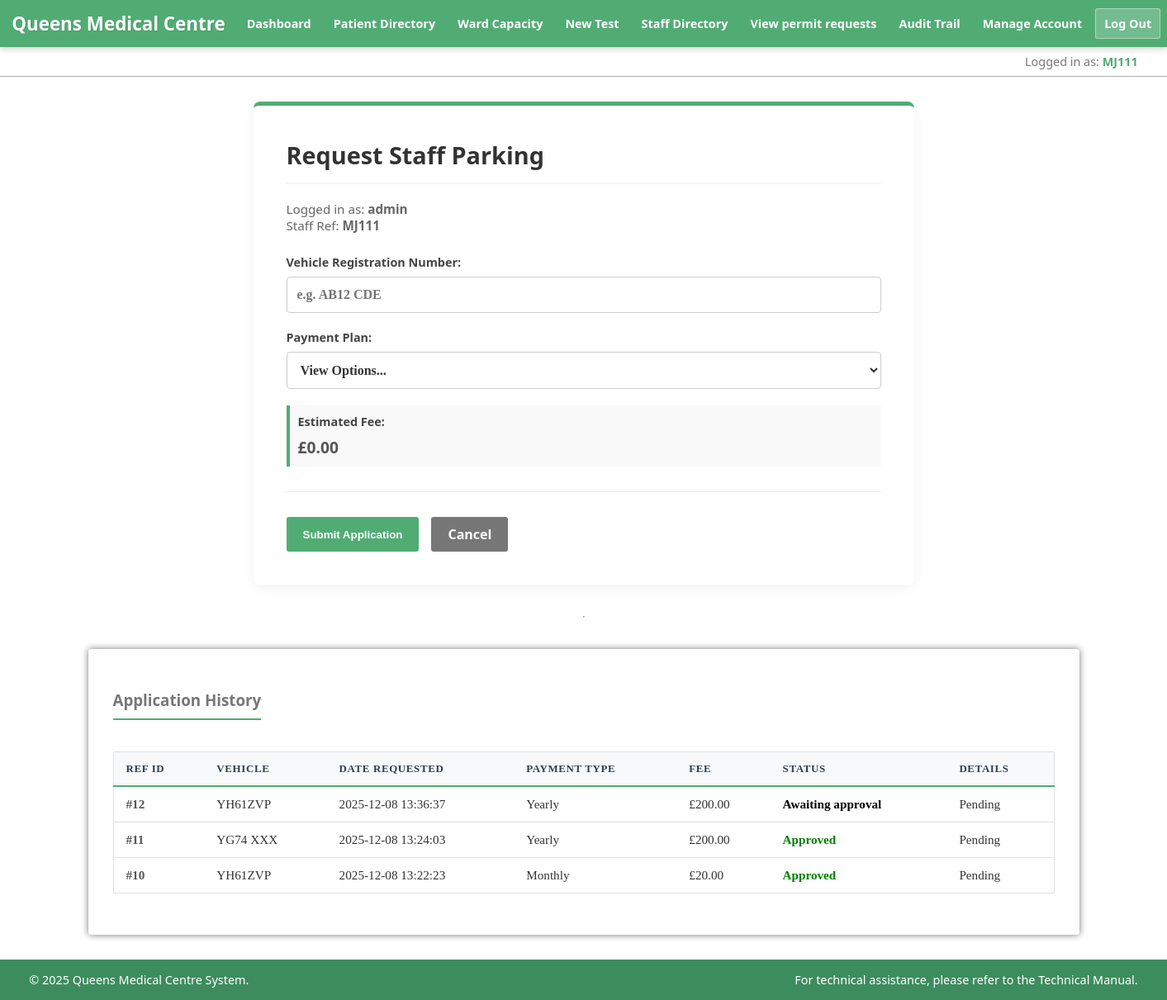
Page /html/cw/user_parking_permit.php (signed in) on the committed database.
### tables this page shows
CREATE TABLE `doctor` (
  `staffno` varchar(100) NOT NULL,
  `firstname` varchar(100) NOT NULL,
  `lastname` varchar(100) DEFAULT NULL,
  `Specialisation` varchar(100) DEFAULT NULL,
  `qualification` varchar(100) DEFAULT NULL,
  `pay` int(11) NOT NULL,
  `gender` int(11) DEFAULT NULL,
  `consultantstatus` int(11) NOT NULL,
  `address` varchar(100) DEFAULT NULL,
  `username` varchar(50) DEFAULT NULL
);

CREATE TABLE `parking_permit_status` (
  `permit_application_id` int(11) NOT NULL,
  `StaffNo` varchar(20) NOT NULL,
  `vehicle_reg` varchar(20) NOT NULL,
  `permit_choice` enum('Monthly','Yearly','Annual') NOT NULL,
  `amount` decimal(10,2) NOT NULL,
  `permit_activation_date` date DEFAULT NULL,
  `permit_end_date` date DEFAULT NULL,
  `status` varchar(20) NOT NULL,
  `request_date` text NOT NULL,
  `last_update` text NOT NULL,
  `permit_no` varchar(50) DEFAULT NULL,
  `notes` text NOT NULL
);

### html/cw/data_access/doctorDAO.php (called while the page is built, shortened)
<?php
class DoctorDAO
{
    public static function getStaffNoByUsername($conn, $username)
    {
        $stmt = $conn->prepare("SELECT staffno FROM doctor WHERE username = ?");
        $stmt->bind_param("s", $username);
        $stmt->execute();
        $result = $stmt->get_result()->fetch_assoc();
        return $result['staffno'] ?? ($result['staffNo'] ?? false);
    }
}
?>

### html/cw/data_access/formatDisplayValue.php (called while the page is built, shortened)
<?php
function safeDisplay($data, $placeholder = 'N/A') {
    return htmlspecialchars($data);
}
?>

### html/cw/data_access/parkingDAO.php (called while the page is built, shortened)
<?php
class ParkingDAO
{
    public static function getUserRequests($conn, $staffNo)
    {
        $stmt = $conn->prepare("
            SELECT * FROM parking_permit_status
            WHERE staffno = ?
            ORDER BY request_date DESC
        ");
        $stmt->bind_param("s", $staffNo);
        $stmt->execute();
        return $stmt->get_result();
    }
}
?>

### html/cw/user_parking_permit.php (the view, shortened to what this page needs)
<?php
require 'includes/db_connection.php';
require_once 'data_access/ParkingDAO.php';
require_once 'data_access/DoctorDAO.php';
require_once 'data_access/formatDisplayValue.php';
$login_username = $_SESSION['username'];
$real_staff_no = DoctorDAO::getStaffNoByUsername($conn, $login_username);
$my_requests = null;
if ($real_staff_no) {
    $my_requests = ParkingDAO::getUserRequests($conn, $real_staff_no);
}
require 'includes/header.php';
?>
<section class="task-form-area container">
    <h2>Request Staff Parking</h2>
    <?php if ($real_staff_no): ?>
        <p class="guide-text">
            Logged in as: <strong><?= safeDisplay($login_username) ?></strong><br>
            Staff Ref: <strong><?= safeDisplay($real_staff_no) ?></strong>
        </p>
    <?php endif; ?>
    <?php if ($real_staff_no): ?>
        <form method="POST" class="styled-form">
            <div class="form-group">
                <label for="vehicle_reg">Vehicle Registration Number:</label>
                <input type="text" id="vehicle_reg" name="vehicle_reg" placeholder="e.g. AB12 CDE" required>
            </div>
            <div class="form-group">
                <label for="payment_type">Payment Plan:</label>
                <select name="payment_type" id="payment_type" onchange="updateFee()" required>
                    <option value="">View Options...</option>
                </select>
            </div>
            <div class="form-group" style="background: #f9f9f9; padding: 10px; border-left: 4px solid #51AC74;">
                <label>Estimated Fee:</label>
                <span id="fee_display" style="font-weight: bold; font-size: 1.2em;">£0.00</span>
            </div>
            <div class="form-actions">
                <button type="submit" class="btn btn-primary">Submit Application</button>
                <a href="manage_account.php" class="btn btn-secondary">Cancel</a>
            </div>
        </form>
    <?php else: ?>
        <p class="empty-state">Unable to load application form. Identity verification failed.</p>
    <?php endif; ?>
</section>
<hr class="section-divider">
<section class="container">
    <h3>Application History</h3>
    <?php if ($my_requests && $my_requests->num_rows > 0): ?>
        <table class="styled-table">
            <thead>
                <tr>
                    <th>Ref ID</th>
                    <th>Vehicle</th>
                    <th>Date Requested</th>
                    <th>Payment Type</th>
                    <th>Fee</th>
                    <th>Status</th>
                    <th>Details</th>
                </tr>
            </thead>
            <tbody>
                <?php while ($row = $my_requests->fetch_assoc()):
                    $status = $row['status'];
                    $color = ($status === 'Approved') ? 'green' : (($status === 'Rejected') ? 'red' : 'black');
                    ?>
                    <tr>
                        <td>#<?= safeDisplay($row['permit_application_id']) ?></td>
                        <td><?= safeDisplay($row['vehicle_reg']) ?></td>
                        <td><?= safeDisplay($row['request_date']) ?></td>
                        <td><?= safeDisplay($row['permit_choice']) ?></td>
                        <td>£<?= safeDisplay($row['amount']) ?></td>
                        <td style="color: <?= $color ?>; font-weight: bold;"><?= safeDisplay($status) ?></td>
                        <td><?= safeDisplay($row['notes'], '-') ?></td>
                    </tr>
                <?php endwhile; ?>
            </tbody>
        </table>
    <?php else: ?>
        <p>You have no parking permit applications on record.</p>
    <?php endif; ?>
</section>
<?php require 'includes/footer.php'; ?>

### html/cw/includes/header.php (shortened to what this page needs)
<?php
require_once 'data_access/DoctorDAO.php';
$is_admin = ($_SESSION['is_admin'] ?? 0) == 1;
$username = htmlspecialchars($_SESSION['username'] ?? 'Guest');
$staffno = DoctorDAO::getStaffNoByUsername($conn, $username)
?>
<!DOCTYPE html>
<html lang="eng">
<head>
    <link rel="stylesheet" href="../css/style.css">
</head>
<body>
<header>
    <div class="header-container">
        <h1>Queens Medical Centre</h1>
        <nav>
            <ul>
                <li><a href="home.php">Dashboard</a></li>
                <li><a href="patient_lookup.php">Patient Directory</a></li>
                <li><a href="ward_capacity.php">Ward Capacity</a></li>
                <li><a href="add_new_test_type.php">New Test</a></li>
                <?php if ($is_admin): ?>
                    <li><a href="doctor.php">Staff Directory</a></li>
                <?php endif; ?>
                <?php if ($is_admin): ?>
                    <li><a href="admin_parking.php">View permit requests</a></li>
                    <li class="admin-link"><a href="audit_trail.php">Audit Trail</a></li>
                <?php endif; ?>
                <li><a href="manage_account.php">Manage Account</a></li>
                <li><a href="includes/logout.php" class="btn btn-logout">Log Out</a></li>
            </ul>
        </nav>
    </div>
</header>
<div class="user-info-bar">
    <div class="info-container">
        <span>Logged in as: <strong><?= $staffno ?></strong></span>
    </div>
</div>

### html/css/style.css (style rules this page uses)
* { -webkit-transition: all 0.3s ease; transition: all 0.3s ease; box-sizing: border-box; }
body { margin: 0; padding: 0; font-family: "Segoe UI", "Roboto", "Helvetica Neue", Arial, sans-serif; color: #555; background: linear-gradient(rgba(255,255,255,0.8), rgba(255,255,255,0.8)), url('../qmc.jpg'); background-size: cover; background-position: center; background-repeat: no-repeat; background-attachment: fixed; min-height: 100vh; display: flex; flex-direction: column; }
header { background: #51AC74; color: white; padding: 10px 0; box-shadow: 0px 2px 8px rgba(0,0,0,0.2); position: relative; z-index: 1000; }
.header-container { width: 98%; max-width: 1400px; margin: 0 auto; display: flex; justify-content: space-between; align-items: center; flex-wrap: nowrap; gap: 15px; }
header h1 { margin: 0; font-size: 1.4rem; text-shadow: 1px 1px 2px rgba(0,0,0,0.1); white-space: nowrap; flex-shrink: 0; }
nav ul { list-style: none; padding: 0; margin: 0; display: flex; align-items: center; flex-wrap: nowrap; gap: 5px; }
nav li { margin: 0; }
nav a { text-decoration: none; color: white; font-weight: bold; padding: 8px 10px; border-radius: 3px; border: 1px solid transparent; white-space: nowrap; display: inline-block; font-size: 0.9rem; }
.btn-logout { background: rgba(255, 255, 255, 0.2); border: 1px solid rgba(255, 255, 255, 0.4); }
.user-info-bar { background: rgba(255, 255, 255, 0.9); border-bottom: 1px solid #afafaf; padding: 8px 0; font-size: 0.9rem; color: #777; }
.user-info-bar .info-container { width: 95%; max-width: 1400px; margin: 0 auto; text-align: right; }
.user-info-bar strong { color: #51AC74; }
.container { width: 95%; max-width: 1200px; margin: 30px auto; background: rgba(255, 255, 255, 1); padding: 30px; border-radius: 3px; box-shadow: 0px 0px 8px #777; }
h2, h3, h4 { color: #777; border-bottom: 2px solid #51AC74; padding-bottom: 10px; display: inline-block; }
.btn-primary { display: inline-block; background: #51AC74; color: white; padding: 10px 20px; margin-top: 10px; text-decoration: none; border-radius: 3px; font-weight: bold; border: 0; cursor: pointer; }
.btn-secondary { display: inline-block; background: #777; color: white; padding: 10px 20px; margin-top: 10px; text-decoration: none; border-radius: 3px; font-weight: bold; }
input[type="text"], input[type="password"], input[type="date"], select { color: #777; font-weight: bold; padding: 10px; border: 1px solid #afafaf; border-radius: 3px; outline: none; font-family: "Calisto MT", serif; }
.task-form-area { background: #ffffff; padding: 40px; border-radius: 8px; box-shadow: 0 4px 15px rgba(0,0,0,0.05); max-width: 800px; margin: 30px auto; border-top: 5px solid #51AC74; }
.task-form-area h2 { margin-top: 0; color: #333; font-size: 1.8rem; border-bottom: 1px solid #eee; padding-bottom: 15px; margin-bottom: 20px; display: block; }
.guide-text { color: #666; margin-bottom: 25px; font-size: 0.95em; }
.form-group { margin-bottom: 20px; }
.form-group label { display: block; margin-bottom: 8px; font-weight: 600; color: #444; font-size: 0.9rem; }
.styled-form input[type="text"], .styled-form input[type="password"], .styled-form input[type="number"], .styled-form input[type="tel"], .styled-form input[type="date"], .styled-form select, .styled-form textarea { width: 100%; padding: 12px; border: 1px solid #ccc; border-radius: 4px; font-size: 1rem; color: #333; background-color: #fff; box-sizing: border-box; transition: border-color 0.3s ease, box-shadow 0.3s ease; font-family: "Calisto MT", serif; }
.form-actions { margin-top: 30px; padding-top: 20px; border-top: 1px solid #eee; display: flex; gap: 15px; justify-content: flex-start; }
.styled-table { width: 100%; border-collapse: collapse; margin: 20px 0; font-size: 0.95em; font-family: "Calisto MT", serif; background-color: #ffffff; border: 1px solid #e0e0e0; }
.styled-table thead tr { background-color: #f8f9fa; color: #2c3e50; text-align: left; border-bottom: 2px solid #51AC74; }
.styled-table th { padding: 12px 15px; font-weight: 600; text-transform: uppercase; font-size: 0.85em; letter-spacing: 0.05em; }
.styled-table td { padding: 12px 15px; color: #333; border-bottom: 1px solid #e0e0e0; vertical-align: middle; }
.styled-table td:first-child { font-weight: bold; color: #555; }

### rows in the picture
doctor: staffno "MJ111"
parking_permit_status: permit_application_id "12", vehicle_reg "YH61ZVP", request_date "2025-12-08 13:36:37", permit_choice "Yearly", amount "200.00", status "Awaiting approval", notes "Pending"
parking_permit_status: permit_application_id "11", vehicle_reg "YG74 XXX", request_date "2025-12-08 13:24:03", permit_choice "Yearly", amount "200.00", status "Approved", notes "Pending"
parking_permit_status: permit_application_id "10", vehicle_reg "YH61ZVP", request_date "2025-12-08 13:22:23", permit_choice "Monthly", amount "20.00", status "Approved", notes "Pending"

### other values in the picture
safeDisplay($login_username) "admin"
